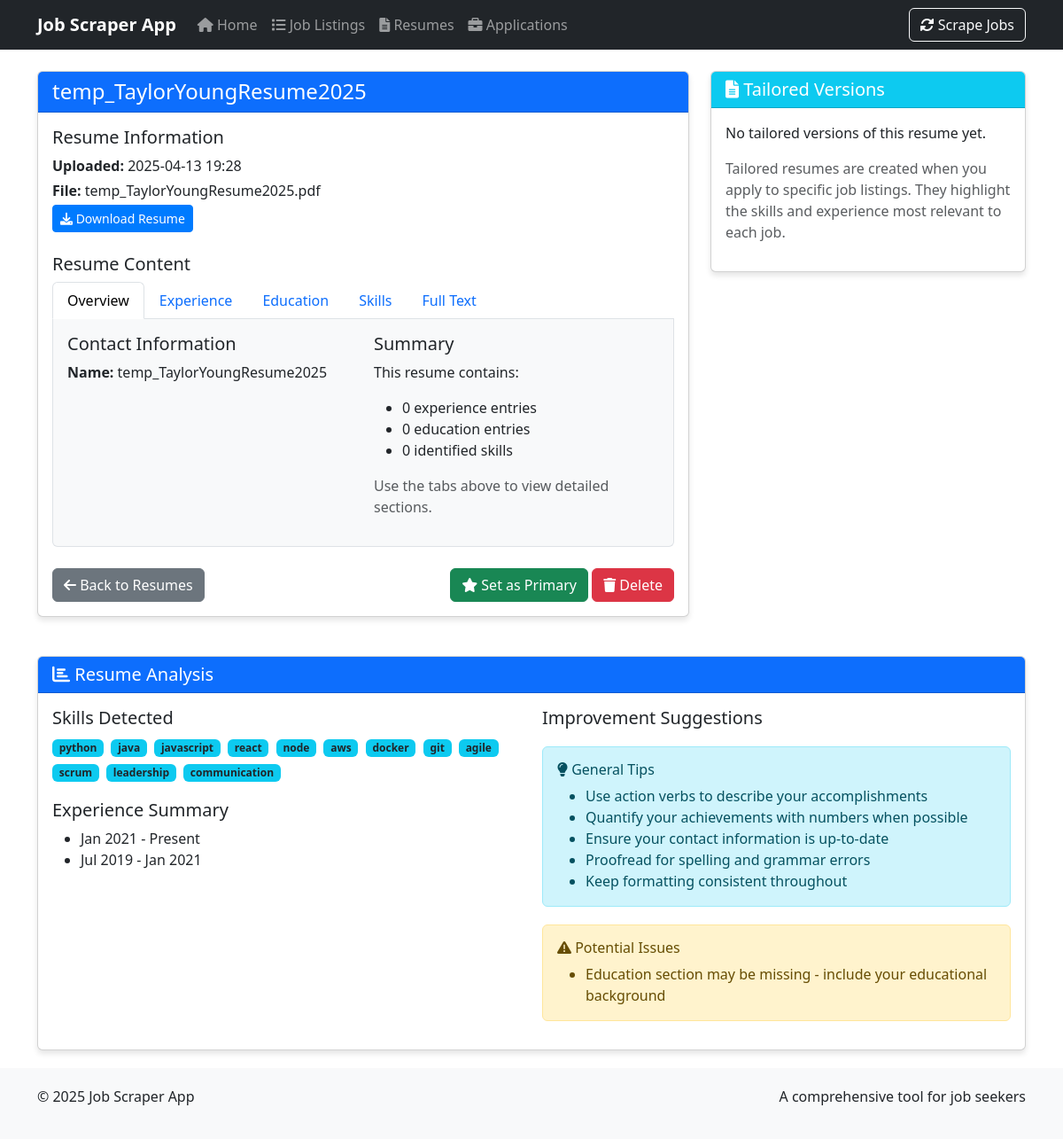
Screenshot of /resume/1 with the database file from the repository.
### job_scraper_app/database/setup.py (models this page shows, shortened)
class Resume(Base):
    __tablename__ = 'resumes'
    id = Column(Integer, primary_key=True)
    name = Column(String(255), nullable=False)
    file_path = Column(String(512), nullable=False)
    content_text = Column(Text)
    upload_date = Column(DateTime, default=datetime.utcnow)
    is_primary = Column(Boolean, default=False)
    tailored_resumes = relationship("TailoredResume", back_populates="base_resume", cascade="all, delete-orphan")

### run_flask_app.py (the view)
@app.route('/resume/<int:resume_id>')
def resume(resume_id):
    session = Session()
    try:
        resume_db = session.query(Resume).filter_by(id=resume_id).first()
        if not resume_db:
            return "Resume not found", 404
        tailored_resumes = session.query(TailoredResume).filter_by(base_resume_id=resume_id).all()
        parser = resume_manager.parser
        resume_data = parser.parse(resume_db.file_path)
        resume = {
            'id': resume_db.id,
            'name': resume_db.name,
            'file_path': resume_db.file_path,
            'content_text': resume_db.content_text,
            'upload_date': resume_db.upload_date,
            'is_primary': resume_db.is_primary,
            'email': resume_data.get('email', []) if resume_data else [],
            'phone': resume_data.get('phone', []) if resume_data else [],
            'education': resume_data.get('education', []) if resume_data else [],
            'experience': resume_data.get('experience', []) if resume_data else [],
            'skills': resume_data.get('skills', []) if resume_data else [],
            'links': resume_data.get('links', {}) if resume_data else {}
        }
        return render_template('resume.html',
                              resume=resume,
                              tailored_resumes=tailored_resumes)
    finally:
        session.close()

### job_scraper_app/resume_processor/resume_parser.py (called while the page is built, shortened)
    def parse(self, file_path):
        try:
            file_path = Path(file_path)
            if not file_path.exists():
                logger.error(f"Resume file not found: {file_path}")
                return None
        except Exception as e:
            logger.error(f"Error parsing resume {file_path}: {e}", exc_info=True)
            return None

### run_flask_app.py (called while the page is built)
@app.template_filter('extract_skills')
def extract_skills_filter(text):
    if not text:
        return []
    common_skills = [
        'python', 'java', 'javascript', 'html', 'css', 'sql', 'react', 'angular', 'vue',
        'node', 'express', 'django', 'flask', 'spring', 'aws', 'azure', 'docker', 'kubernetes',
        'git', 'agile', 'scrum', 'leadership', 'communication', 'teamwork', 'problem-solving'
    ]
    text_lower = text.lower()
    return [skill for skill in common_skills if skill in text_lower]

@app.template_filter('extract_experience')
def extract_experience_filter(text):
    if not text:
        return []
    lines = text.split('\n')
    experience = []
    for line in lines:
        if any(year in line for year in ['2020', '2021', '2022', '2023', '2024', '2025']):
            experience.append(line.strip())
    return experience[:5]  # Return at most 5 experiences

@app.template_test('contains')
def contains_test(value, substring):
    if not value:
        return False
    return substring in value

### job_scraper_app/ui/templates/resume.html (shortened to what this page needs)
{% extends "base.html" %}
{% block content %}
<div class="row">
    <div class="col-md-8">
        <div class="card">
            <div class="card-header {% if resume.is_primary %}bg-success{% else %}bg-primary{% endif %} text-white">
                <h1 class="h4 mb-0">
                    {{ resume.name }}
                </h1>
            </div>
            <div class="card-body">
                <div class="mb-4">
                    <h2 class="h5">Resume Information</h2>
                    <p class="mb-1"><strong>Uploaded:</strong> {{ resume.upload_date.strftime('%Y-%m-%d %H:%M') }}</p>
                    <p class="mb-1"><strong>File:</strong> {{ resume.file_path.split('/')[-1] }}</p>
                    <p class="mb-0">
                        <a href="{{ url_for('download_file', filename=resume.file_path.split('/')[-1]) }}" class="btn btn-sm btn-primary">
                            <i class="fas fa-download"></i> Download Resume
                        </a>
                    </p>
                </div>
                <div class="mb-4">
                    <h2 class="h5">Resume Content</h2>
                    <ul class="nav nav-tabs" id="resumeTabs" role="tablist">
                        <li class="nav-item" role="presentation">
                            <button class="nav-link active" id="overview-tab" data-bs-toggle="tab" data-bs-target="#overview" type="button" role="tab" aria-controls="overview" aria-selected="true">Overview</button>
                        </li>
                        <li class="nav-item" role="presentation">
                            <button class="nav-link" id="experience-tab" data-bs-toggle="tab" data-bs-target="#experience" type="button" role="tab" aria-controls="experience" aria-selected="false">Experience</button>
                        </li>
                        <li class="nav-item" role="presentation">
                            <button class="nav-link" id="education-tab" data-bs-toggle="tab" data-bs-target="#education" type="button" role="tab" aria-controls="education" aria-selected="false">Education</button>
                        </li>
                        <li class="nav-item" role="presentation">
                            <button class="nav-link" id="skills-tab" data-bs-toggle="tab" data-bs-target="#skills" type="button" role="tab" aria-controls="skills" aria-selected="false">Skills</button>
                        </li>
                        <li class="nav-item" role="presentation">
                            <button class="nav-link" id="full-tab" data-bs-toggle="tab" data-bs-target="#full" type="button" role="tab" aria-controls="full" aria-selected="false">Full Text</button>
                        </li>
                    </ul>
                    <div class="tab-content border border-top-0 p-3 rounded-bottom bg-light" style="max-height: 400px; overflow-y: auto;">
                        <div class="tab-pane fade show active" id="overview" role="tabpanel" aria-labelledby="overview-tab">
                            <div class="row">
                                <div class="col-md-6">
                                    <h5>Contact Information</h5>
                                    <p><strong>Name:</strong> {{ resume.name }}</p>
                                </div>
                                <div class="col-md-6">
                                    <h5>Summary</h5>
                                    <p>This resume contains:</p>
                                    <ul>
                                        <li>{{ resume.experience|length }} experience entries</li>
                                        <li>{{ resume.education|length }} education entries</li>
                                        <li>{{ resume.skills|length }} identified skills</li>
                                    </ul>
                                    <p class="text-muted">Use the tabs above to view detailed sections.</p>
                                </div>
                            </div>
                        </div>
                    </div>
                </div>
                <div class="d-flex justify-content-between">
                    <a href="{{ url_for('resumes') }}" class="btn btn-secondary">
                        <i class="fas fa-arrow-left"></i> Back to Resumes
                    </a>
                    <div>
                        {% if not resume.is_primary %}
                            <form action="{{ url_for('set_primary_resume') }}" method="post" class="d-inline">
                                <button type="submit" class="btn btn-success">
                                    <i class="fas fa-star"></i> Set as Primary
                                </button>
                            </form>
                        {% endif %}
                        <form action="{{ url_for('delete_resume') }}" method="post" class="d-inline" onsubmit="return confirm('Are you sure you want to delete this resume?');">
                            <button type="submit" class="btn btn-danger">
                                <i class="fas fa-trash"></i> Delete
                            </button>
                        </form>
                    </div>
                </div>
            </div>
        </div>
    </div>
    <div class="col-md-4">
        <div class="card">
            <div class="card-header bg-info text-white">
                <h2 class="h5 mb-0"><i class="fas fa-file-alt"></i> Tailored Versions</h2>
            </div>
            <div class="card-body">
                {% if tailored_resumes %}
                    <div class="list-group">
                        {% for tailored in tailored_resumes %}
                            <div class="list-group-item">
                                <h5 class="mb-1">{{ tailored.name }}</h5>
                                <p class="mb-1">
                                    <small class="text-muted">Created: {{ tailored.creation_date.strftime('%Y-%m-%d') }}</small>
                                </p>
                                <p class="mb-1">
                                    <small>For: <a href="{{ url_for('job_listing', job_id=tailored.job_listing_id) }}">{{ tailored.job_listing.title }} at {{ tailored.job_listing.company_name }}</a></small>
                                </p>
                                <div class="btn-group btn-group-sm">
                                    <a href="{{ url_for('download_file', filename=tailored.file_path.split('/')[-1]) }}" class="btn btn-outline-primary">
                                        <i class="fas fa-download"></i> Download
                                    </a>
                                </div>
                            </div>
                        {% endfor %}
                    </div>
                {% else %}
                    <p>No tailored versions of this resume yet.</p>
                    <p class="text-muted">Tailored resumes are created when you apply to specific job listings. They highlight the skills and experience most relevant to each job.</p>
                {% endif %}
            </div>
        </div>
    </div>
</div>
<div class="row mt-4">
    <div class="col-md-12">
        <div class="card">
            <div class="card-header bg-primary text-white">
                <h2 class="h5 mb-0"><i class="fas fa-chart-bar"></i> Resume Analysis</h2>
            </div>
            <div class="card-body">
                <div class="row">
                    <div class="col-md-6">
                        <h5>Skills Detected</h5>
                        <div class="mb-3">
                            {% set skills = resume.content_text|extract_skills %}
                            {% if skills %}
                                <div>
                                    {% for skill in skills %}
                                        <span class="badge bg-info text-dark me-1 mb-1">{{ skill }}</span>
                                    {% endfor %}
                                </div>
                            {% else %}
                                <p class="text-muted">No skills detected. Consider adding a skills section to your resume.</p>
                            {% endif %}
                        </div>
                        <h5>Experience Summary</h5>
                        <div>
                            {% set experience = resume.content_text|extract_experience %}
                            {% if experience %}
                                <ul>
                                    {% for exp in experience %}
                                        <li>{{ exp }}</li>
                                    {% endfor %}
                                </ul>
                            {% else %}
                                <p class="text-muted">No experience details detected. Make sure your resume includes a clear work experience section.</p>
                            {% endif %}
                        </div>
                    </div>
                    <div class="col-md-6">
                        <h5>Improvement Suggestions</h5>
                        <div class="alert alert-info">
                            <h6><i class="fas fa-lightbulb"></i> General Tips</h6>
                            <ul class="mb-0">
                                <li>Use action verbs to describe your accomplishments</li>
                                <li>Quantify your achievements with numbers when possible</li>
                                <li>Ensure your contact information is up-to-date</li>
                                <li>Proofread for spelling and grammar errors</li>
                                <li>Keep formatting consistent throughout</li>
                            </ul>
                        </div>
                        <div class="alert alert-warning">
                            <h6><i class="fas fa-exclamation-triangle"></i> Potential Issues</h6>
                            <ul class="mb-0">
                                {% if not resume.content_text|lower is contains('education') %}
                                    <li>Education section may be missing - include your educational background</li>
                                {% endif %}
                            </ul>
                        </div>
                    </div>
                </div>
            </div>
        </div>
    </div>
</div>
{% endblock %}

### job_scraper_app/ui/templates/base.html (style rules this page uses)
body { padding-top: 56px; min-height: 100vh; display: flex; flex-direction: column; }
.card { margin-bottom: 20px; box-shadow: 0 4px 6px rgba(0, 0, 0, 0.1); }
.card-header { font-weight: bold; }
.btn-primary { background-color: #007bff; border-color: #007bff; }
.alert { margin-top: 20px; }

### rows the page displays
Resume: name "temp_TaylorYoungResume2025", upload_date "2025-04-13 19:28", file_path "temp_TaylorYoungResume2025.pdf"

### other values shown
{{ resume.experience|length }} "0"
{{ resume.education|length }} "0"
{{ resume.skills|length }} "0"
{{ skill }} "python" "java" "javascript" "react" "node" "aws" "docker" "git" "agile" "scrum" "leadership" "communication"
{{ exp }} "Jan 2021 - Present" "Jul 2019 - Jan 2021"
